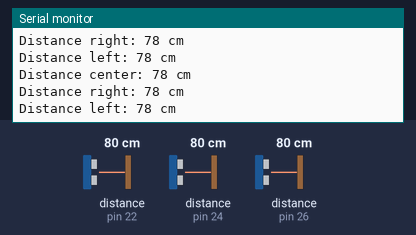
Bench run of a sketch on a simulated Arduino Mega 2560, built with avr-gcc and run on an emulated ATmega2560. Shown: the last lines printed to the serial monitor. Wiring (inferred from the names in the program): 3 × ultrasonic range finder: trigger pin 23, echo pin 22 / trigger pin 25, echo pin 24 / trigger pin 27, echo pin 26. The test bench sets the inputs (shaded band); at power-on: distance to the obstacle (sensors on pin 22, pin 24, pin 26) 80 cm. The echo pulse lasts 58.3 µs per cm.

Above: at 1.3 s.
1.4 s: distance to the obstacle (sensor on pin 22) set to 2 cm
At 1.93 s:
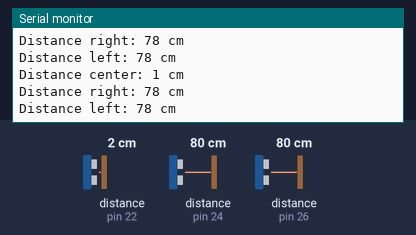
2.9 s: distance to the obstacle (sensor on pin 24) set to 2 cm
At 3.46 s:
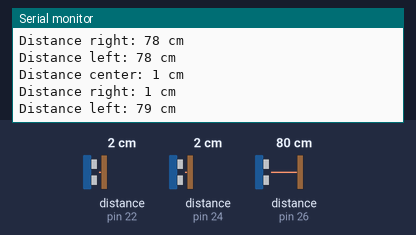
4.4 s: distance to the obstacle (sensor on pin 26) set to 2 cm
At 4.98 s:
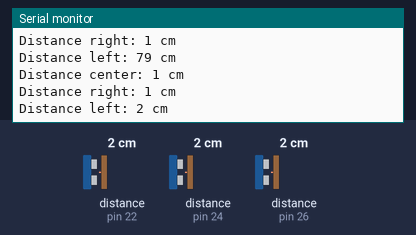
5.9 s: distance to the obstacle (sensor on pin 22) set to 4 cm
At 6.48 s:
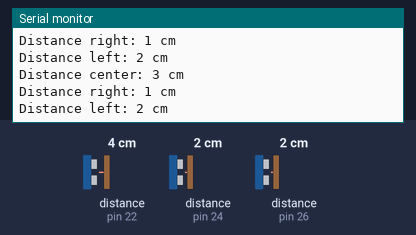
7.4 s: distance to the obstacle (sensor on pin 24) set to 4 cm
At 7.99 s:
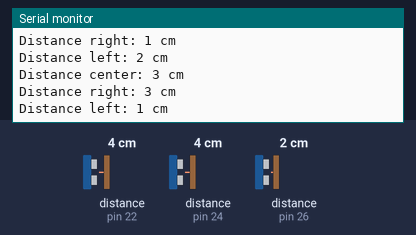
8.9 s: distance to the obstacle (sensor on pin 26) set to 4 cm
At 9.5 s:
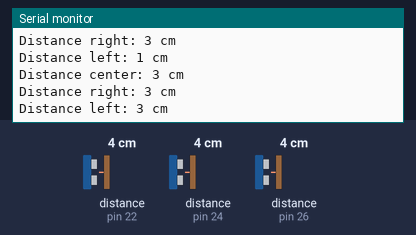
Timing chart, 0 to 11.4 s (numbered marks = the images above; inputs shaded):
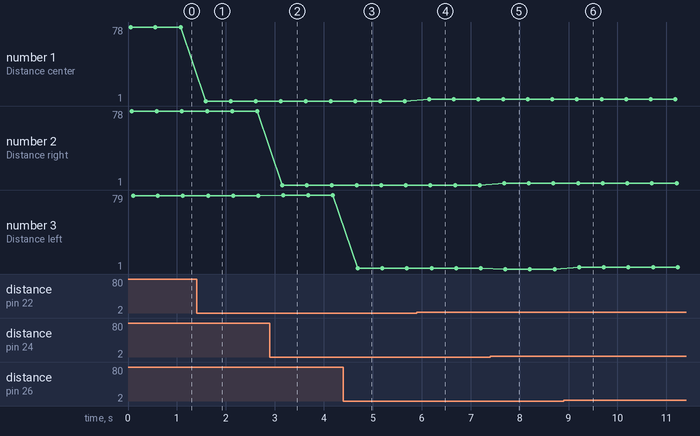

The sketch:

ultrasonic.ino
```cpp
// ---------------------------------------------------------------- //
// Arduino Ultrasoninc Sensor HC-SR04
// Re-writed by Arbi Abdul Jabbaar
// Using Arduino IDE 1.8.7
// Using HC-SR04 Module
// Tested on 17 September 2019
// ---------------------------------------------------------------- //

#define echoFront 22 //echo pin
#define trigFront 23 //trig pin
#define echoRight 24
#define trigRight 25
#define echoLeft 26
#define trigLeft 27

void setup() {
  pinMode(trigFront, OUTPUT); // Sets the trigPin as an OUTPUT
  pinMode(echoFront, INPUT); // Sets the echoPin as an INPUT
  pinMode(trigRight, OUTPUT);
  pinMode(echoRight, INPUT);
  pinMode(trigLeft, OUTPUT);
  pinMode(echoLeft, INPUT);
  Serial.begin(9600);
  Serial.println("Ultrasonic Sensor HC-SR04 Test");
  Serial.println("with Arduino MEGA");
}
void loop() {

  // Displays the distance on the Serial Monitor
  Serial.print("Distance center: ");
  Serial.print(UltraFront());
  Serial.println(" cm");
  Serial.print("Distance right: ");
  Serial.print(UltraRight());
  Serial.println(" cm");
  Serial.print("Distance left: ");
  Serial.print(UltraLeft());
  Serial.println(" cm");
  delay(500);
}

int UltraFront(){

  long durationFront;
  int distanceFront;

  // Clears the trigPin condition
  digitalWrite(trigFront, LOW); delayMicroseconds(2);
  // Sets the trigPin HIGH (ACTIVE) for 10 microseconds
  digitalWrite(trigFront, HIGH); delayMicroseconds(10);
  digitalWrite(trigFront, LOW);
  durationFront = pulseIn(echoFront, HIGH);
  // Calculating the distance
  distanceFront = durationFront * 0.034 / 2; // Speed of sound wave divided by 2 (go and back)
  return distanceFront;
}

int UltraRight(){

  long durationRight;
  int distanceRight;

  // Clears the trigPin condition
  digitalWrite(trigRight, LOW); delayMicroseconds(2);
  // Sets the trigPin HIGH (ACTIVE) for 10 microseconds
  digitalWrite(trigRight, HIGH); delayMicroseconds(10);
  digitalWrite(trigRight, LOW);
  durationRight = pulseIn(echoRight, HIGH);
  // Calculating the distance
  distanceRight = durationRight * 0.034 / 2; // Speed of sound wave divided by 2 (go and back)
  return distanceRight;
}

int UltraLeft(){

  long durationLeft;
  int distanceLeft;

  // Clears the trigPin condition
  digitalWrite(trigLeft, LOW); delayMicroseconds(2);
  // Sets the trigPin HIGH (ACTIVE) for 10 microseconds
  digitalWrite(trigLeft, HIGH); delayMicroseconds(10);
  digitalWrite(trigLeft, LOW);
  durationLeft = pulseIn(echoLeft, HIGH);
  // Calculating the distance
  distanceLeft = durationLeft * 0.034 / 2; // Speed of sound wave divided by 2 (go and back)
  return distanceLeft;
}
```

Measured:
- after the input at 1.4 s, the serial monitor: prints a new line after 0.19 s (image 1)
- after the input at 2.9 s, the serial monitor: prints a new line after 0.25 s (image 2)
- after the input at 4.4 s, the serial monitor: prints a new line after 0.29 s (image 3)
- after the input at 5.9 s, the serial monitor: prints a new line after 0.25 s (image 4)
- after the input at 7.4 s, the serial monitor: prints a new line after 0.29 s (image 5)
- after the input at 8.9 s, the serial monitor: prints a new line after 0.32 s (image 6)
- plotted number 1: 78 → 1 after the input at 1.4 s, 1 → 3 after the input at 5.9 s
- plotted number 3: 78 → 79 after the input at 2.9 s, 79 → 2 after the input at 4.4 s
